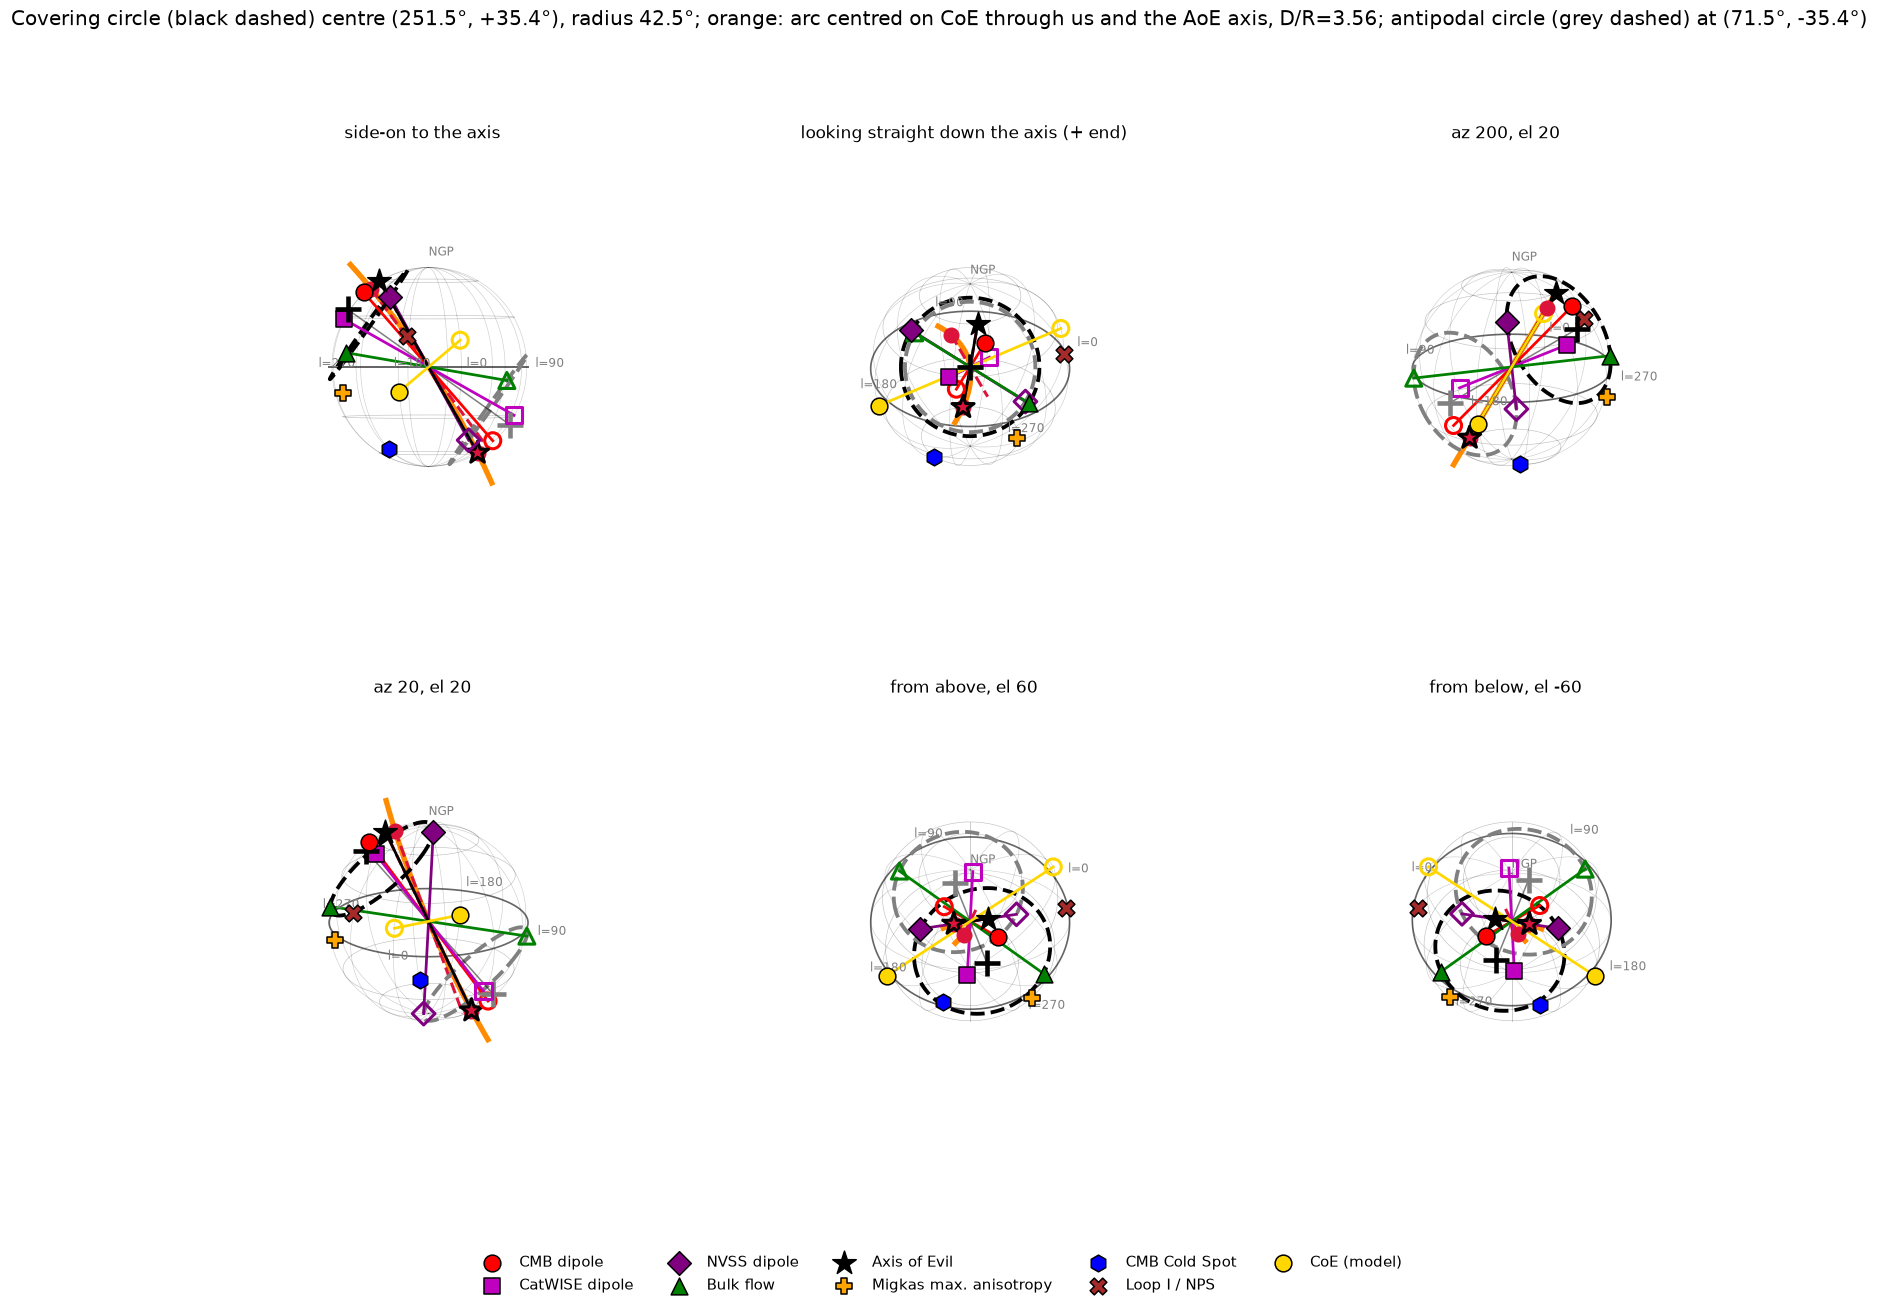

This figure's Python source:
# Sphere views of the dipole pairs with the 44.5° covering circle (published ends) and its antipodal circle, from dipole_cluster_circle.json.
import sys,os,json,numpy as np,matplotlib;matplotlib.use('Agg');import matplotlib.pyplot as plt
H=os.path.dirname(os.path.abspath(__file__))
sys.path.insert(0,H);import aoe_arc_geom
src=open(H+'/dipoles_sky_map_lines.py').read();exec(src.split('def xy')[0].split('\n',3)[3])
R=json.load(open(H+'/dipole_cluster_circle.json'))
def v(l,b):l,b=np.radians(l),np.radians(b);return np.array([np.cos(b)*np.cos(l),np.cos(b)*np.sin(l),np.sin(b)])
C=v(*R['min_circle_centre']);r=np.radians(R['min_circle_radius'])
a=np.cross(C,[0,0,1.]);a/=np.linalg.norm(a);b2=np.cross(C,a);t=np.linspace(0,2*np.pi,361)
ring=lambda c:np.cos(r)*c[:,None]+np.sin(r)*(np.outer(a,np.cos(t))+np.outer(b2,np.sin(t)))
views=[(0,R['min_circle_centre'][0]+90,'side-on to the axis'),(R['min_circle_centre'][1],R['min_circle_centre'][0],'looking straight down the axis (+ end)'),(20,200,'az 200, el 20'),(20,20,'az 20, el 20'),(60,240,'from above, el 60'),(-60,60,'from below, el -60')]
fig=plt.figure(figsize=(18,12))
for k,(el,az,ttl) in enumerate(views):
  ax=fig.add_subplot(2,3,k+1,projection='3d')
  for B in (-60,-30,0,30,60):
    rr=np.cos(np.radians(B));ax.plot(rr*np.cos(t),rr*np.sin(t),np.sin(np.radians(B))+0*t,'k',lw=1.1 if B==0 else .4,alpha=.6 if B==0 else .25)
  for L in range(0,360,30):
    bb=np.radians(np.linspace(-90,90,60));ax.plot(np.cos(bb)*np.cos(np.radians(L)),np.cos(bb)*np.sin(np.radians(L)),np.sin(bb),'k',lw=.4,alpha=.2)
  for L,lab in [(0,'l=0'),(90,'l=90'),(180,'l=180'),(270,'l=270')]:ax.text(*(1.15*v(L,0)),lab,fontsize=8,color='gray')
  ax.text(0,0,1.12,'NGP',fontsize=8,color='gray')
  G=aoe_arc_geom;a3=G.arc[:,np.linalg.norm(G.arc,axis=0)<=1.35];ax.plot(*a3,color='darkorange',lw=3.5)
  for Q in (G.P,G.P2):ax.plot(*np.array([Q,-Q]).T,'--',color='crimson',lw=2);ax.scatter(*Q,color='crimson',s=90,depthshade=False)
  ax.plot(*ring(C),'k--',lw=2.5);ax.plot(*ring(-C),'--',color='gray',lw=2.5)
  ax.plot([C[0],-C[0]],[C[1],-C[1]],[C[2],-C[2]],color='k',lw=1,alpha=.5);ax.scatter(*C,marker='+',s=300,color='k',linewidths=3);ax.scatter(*-C,marker='+',s=300,color='gray',linewidths=3)
  for n,l,b,c,mk,anti in P:
    p=v(l,b);ax.scatter(*p,color=c,marker=mk,s=120 if mk!='*' else 260,edgecolors='k',depthshade=False,label=n if k==0 else None)
    if anti:ax.plot(*np.array([p,-p]).T,color=c,lw=1.8);ax.scatter(*-p,facecolors='none',edgecolors=c,marker=mk,s=110 if mk!='*' else 230,linewidths=2,depthshade=False)
  ax.set_box_aspect((1,1,1));[f(-1.35,1.35) for f in (ax.set_xlim,ax.set_ylim,ax.set_zlim)];ax.view_init(el,az);ax.set_axis_off();ax.set_title(ttl,fontsize=11)
fig.legend(loc='lower center',ncol=5,fontsize=10,frameon=False)
fig.suptitle(f"Covering circle (black dashed) centre ({R['min_circle_centre'][0]}°, {R['min_circle_centre'][1]:+}°), radius {R['min_circle_radius']}°; orange: arc centred on CoE through us and the AoE axis, D/R=%.2f"%aoe_arc_geom.DR+f"; antipodal circle (grey dashed) at ({R['antipode_centre'][0]}°, {R['antipode_centre'][1]:+}°)",fontsize=13)
fig.savefig(H+'/dipole_cluster_sphere_arc.png',dpi=110,facecolor='white',bbox_inches='tight')
